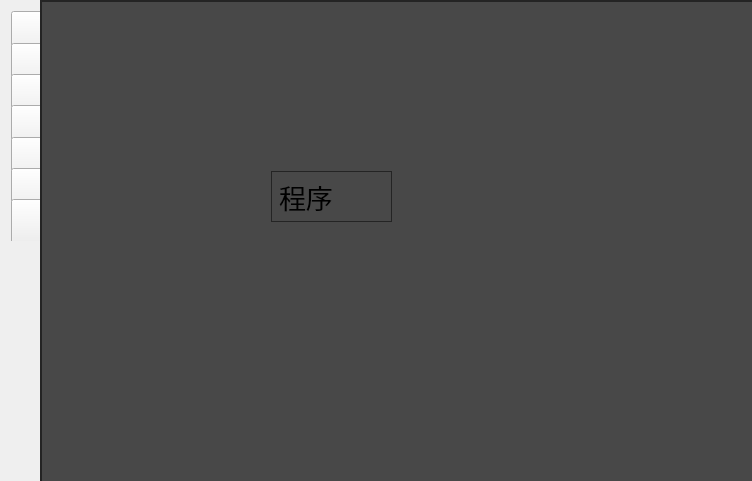
<?xml version="1.0" encoding="UTF-8"?>
<ui version="4.0">
 <class>QToolButtonDemoClass</class>
 <widget class="QWidget" name="QToolButtonDemoClass">
  <property name="geometry">
   <rect>
    <x>0</x>
    <y>0</y>
    <width>752</width>
    <height>481</height>
   </rect>
  </property>
  <property name="windowTitle">
   <string>QToolButtonDemo</string>
  </property>
  <widget class="QWidget" name="layoutWidget">
   <property name="geometry">
    <rect>
     <x>0</x>
     <y>0</y>
     <width>41</width>
     <height>241</height>
    </rect>
   </property>
   <layout class="QVBoxLayout" name="verticalLayout">
    <property name="spacing">
     <number>0</number>
    </property>
    <item>
     <widget class="QToolButton" name="tlbChat">
      <property name="enabled">
       <bool>true</bool>
      </property>
      <property name="minimumSize">
       <size>
        <width>45</width>
        <height>45</height>
       </size>
      </property>
      <property name="maximumSize">
       <size>
        <width>45</width>
        <height>45</height>
       </size>
      </property>
      <property name="font">
       <font>
        <family>微软雅黑</family>
        <pointsize>9</pointsize>
        <weight>50</weight>
        <bold>false</bold>
       </font>
      </property>
      <property name="text">
       <string/>
      </property>
      <property name="icon">
       <iconset>
        <normaloff>:/Image/main_help.png</normaloff>:/Image/main_help.png</iconset>
      </property>
      <property name="iconSize">
       <size>
        <width>45</width>
        <height>45</height>
       </size>
      </property>
      <property name="toolButtonStyle">
       <enum>Qt::ToolButtonTextUnderIcon</enum>
      </property>
     </widget>
    </item>
    <item>
     <widget class="QToolButton" name="tlbDebug">
      <property name="minimumSize">
       <size>
        <width>45</width>
        <height>45</height>
       </size>
      </property>
      <property name="maximumSize">
       <size>
        <width>45</width>
        <height>45</height>
       </size>
      </property>
      <property name="font">
       <font>
        <family>微软雅黑</family>
        <pointsize>9</pointsize>
        <weight>50</weight>
        <bold>false</bold>
       </font>
      </property>
      <property name="text">
       <string/>
      </property>
      <property name="icon">
       <iconset>
        <normaloff>:/Image/main_person.png</normaloff>:/Image/main_person.png</iconset>
      </property>
      <property name="iconSize">
       <size>
        <width>45</width>
        <height>45</height>
       </size>
      </property>
      <property name="toolButtonStyle">
       <enum>Qt::ToolButtonTextUnderIcon</enum>
      </property>
     </widget>
    </item>
    <item>
     <widget class="QToolButton" name="tlbParam">
      <property name="minimumSize">
       <size>
        <width>45</width>
        <height>45</height>
       </size>
      </property>
      <property name="maximumSize">
       <size>
        <width>45</width>
        <height>45</height>
       </size>
      </property>
      <property name="font">
       <font>
        <family>微软雅黑</family>
        <pointsize>9</pointsize>
        <weight>50</weight>
        <bold>false</bold>
       </font>
      </property>
      <property name="text">
       <string/>
      </property>
      <property name="icon">
       <iconset>
        <normaloff>:/Image/main_config.png</normaloff>:/Image/main_config.png</iconset>
      </property>
      <property name="iconSize">
       <size>
        <width>45</width>
        <height>45</height>
       </size>
      </property>
      <property name="toolButtonStyle">
       <enum>Qt::ToolButtonTextUnderIcon</enum>
      </property>
     </widget>
    </item>
    <item>
     <widget class="QToolButton" name="tlbLog">
      <property name="minimumSize">
       <size>
        <width>45</width>
        <height>45</height>
       </size>
      </property>
      <property name="maximumSize">
       <size>
        <width>45</width>
        <height>45</height>
       </size>
      </property>
      <property name="font">
       <font>
        <family>微软雅黑</family>
        <pointsize>9</pointsize>
        <weight>50</weight>
        <bold>false</bold>
       </font>
      </property>
      <property name="text">
       <string/>
      </property>
      <property name="icon">
       <iconset>
        <normaloff>:/Image/main_about.png</normaloff>:/Image/main_about.png</iconset>
      </property>
      <property name="iconSize">
       <size>
        <width>45</width>
        <height>45</height>
       </size>
      </property>
      <property name="toolButtonStyle">
       <enum>Qt::ToolButtonTextUnderIcon</enum>
      </property>
     </widget>
    </item>
    <item>
     <widget class="QToolButton" name="tlbExtern">
      <property name="minimumSize">
       <size>
        <width>45</width>
        <height>45</height>
       </size>
      </property>
      <property name="maximumSize">
       <size>
        <width>45</width>
        <height>45</height>
       </size>
      </property>
      <property name="font">
       <font>
        <family>微软雅黑</family>
        <pointsize>9</pointsize>
        <weight>50</weight>
        <bold>false</bold>
       </font>
      </property>
      <property name="text">
       <string/>
      </property>
      <property name="icon">
       <iconset>
        <normaloff>:/Image/main_exit.png</normaloff>:/Image/main_exit.png</iconset>
      </property>
      <property name="iconSize">
       <size>
        <width>45</width>
        <height>45</height>
       </size>
      </property>
      <property name="toolButtonStyle">
       <enum>Qt::ToolButtonTextUnderIcon</enum>
      </property>
     </widget>
    </item>
    <item>
     <widget class="QToolButton" name="tlbSearch">
      <property name="enabled">
       <bool>true</bool>
      </property>
      <property name="minimumSize">
       <size>
        <width>45</width>
        <height>45</height>
       </size>
      </property>
      <property name="maximumSize">
       <size>
        <width>45</width>
        <height>45</height>
       </size>
      </property>
      <property name="font">
       <font>
        <family>微软雅黑</family>
        <pointsize>9</pointsize>
        <weight>50</weight>
        <bold>false</bold>
       </font>
      </property>
      <property name="text">
       <string/>
      </property>
      <property name="icon">
       <iconset>
        <normaloff>:/Image/main_help.png</normaloff>:/Image/main_help.png</iconset>
      </property>
      <property name="iconSize">
       <size>
        <width>45</width>
        <height>45</height>
       </size>
      </property>
      <property name="toolButtonStyle">
       <enum>Qt::ToolButtonTextUnderIcon</enum>
      </property>
     </widget>
    </item>
    <item>
     <widget class="QToolButton" name="tlbChat_2">
      <property name="enabled">
       <bool>true</bool>
      </property>
      <property name="minimumSize">
       <size>
        <width>45</width>
        <height>45</height>
       </size>
      </property>
      <property name="maximumSize">
       <size>
        <width>45</width>
        <height>45</height>
       </size>
      </property>
      <property name="font">
       <font>
        <family>微软雅黑</family>
        <pointsize>9</pointsize>
        <weight>50</weight>
        <bold>false</bold>
       </font>
      </property>
      <property name="text">
       <string/>
      </property>
      <property name="icon">
       <iconset>
        <normaloff>:/Image/main_help.png</normaloff>:/Image/main_help.png</iconset>
      </property>
      <property name="iconSize">
       <size>
        <width>45</width>
        <height>45</height>
       </size>
      </property>
      <property name="toolButtonStyle">
       <enum>Qt::ToolButtonTextUnderIcon</enum>
      </property>
     </widget>
    </item>
   </layout>
  </widget>
  <widget class="QStackedWidget" name="stackedWidget">
   <property name="geometry">
    <rect>
     <x>40</x>
     <y>0</y>
     <width>721</width>
     <height>501</height>
    </rect>
   </property>
   <property name="styleSheet">
    <string notr="true">QWidget
{
	border:1px solid #242424;
	border-radius:0px;
	background:#484848;
}

QToolButton
{
	border-style:none;
	border:1px solid #242424;
	color:#DCDCDC;
	padding:5px;
	min-height:15px;
	border-radius:5px;
	background:qlineargradient(spread:pad,x1:0,y1:0,x2:0,y2:1,stop:0 #484848,stop:1 #383838);
}

QToolButton:hover
{
	background:qlineargradient(spread:pad,x1:0,y1:0,x2:0,y2:1,stop:0 #646464,stop:1 #525252);
}

QToolButton:pressed
{
	background:qlineargradient(spread:pad,x1:0,y1:0,x2:0,y2:1,stop:0 #484848,stop:1 #383838);
}

QToolButton::menu-indicator
{
	image:None;
}

QToolButton:checked
{
    background-color: qlineargradient(spread:pad,x1:0,y1:0,x2:0,y2:1,stop:0 #FFCC33, stop:1 #FFCC33);
    color:#4D4D4D;
	border-radius:4px;
    border:1px solid #B8B6B6;
}

QMenu 
{
	 border-radius:4px;
	 background-color:rgb(89,87,87); 
	 border: 3px solid rgb(235,110,36);                    
}

QMenu::item 
{          
     border-radius:4px;         
	 font-size: 9pt; 
	 color: rgb(225,225,225); 
	 border: 3px solid rgb(60,60,60);   
	 background-color:rgb(89,87,87);
	 padding:12px 12px;
	 margin:2px 2px;
}
QMenu::item:selected 
{ 
	border-radius:4px;
	background-color:rgb(235,110,36);
}

/*QMenu::item:pressed 
{
	background-color: qlineargradient(spread:pad,x1:0,y1:0,x2:0,y2:1,stop:0 #FFCC33, stop:1 #FFCC33);
    color:#4D4D4D;
	border-radius:4px;
    border:1px solid #B8B6B6;
}*/
</string>
   </property>
   <property name="currentIndex">
    <number>0</number>
   </property>
   <widget class="QWidget" name="page">
    <widget class="QLabel" name="label_9">
     <property name="geometry">
      <rect>
       <x>230</x>
       <y>170</y>
       <width>121</width>
       <height>51</height>
      </rect>
     </property>
     <property name="font">
      <font>
       <family>微软雅黑</family>
       <pointsize>20</pointsize>
       <weight>50</weight>
       <bold>false</bold>
      </font>
     </property>
     <property name="text">
      <string>程序</string>
     </property>
    </widget>
   </widget>
   <widget class="QWidget" name="page_2">
    <widget class="QLabel" name="label_8">
     <property name="geometry">
      <rect>
       <x>230</x>
       <y>160</y>
       <width>121</width>
       <height>51</height>
      </rect>
     </property>
     <property name="font">
      <font>
       <family>微软雅黑</family>
       <pointsize>20</pointsize>
       <weight>50</weight>
       <bold>false</bold>
      </font>
     </property>
     <property name="text">
      <string>调试</string>
     </property>
    </widget>
   </widget>
   <widget class="QWidget" name="page_3">
    <widget class="QLabel" name="label_7">
     <property name="geometry">
      <rect>
       <x>220</x>
       <y>170</y>
       <width>121</width>
       <height>51</height>
      </rect>
     </property>
     <property name="font">
      <font>
       <family>微软雅黑</family>
       <pointsize>20</pointsize>
       <weight>50</weight>
       <bold>false</bold>
      </font>
     </property>
     <property name="text">
      <string>参数</string>
     </property>
    </widget>
   </widget>
   <widget class="QWidget" name="page_4">
    <widget class="QLabel" name="label_6">
     <property name="geometry">
      <rect>
       <x>250</x>
       <y>170</y>
       <width>121</width>
       <height>51</height>
      </rect>
     </property>
     <property name="font">
      <font>
       <family>微软雅黑</family>
       <pointsize>20</pointsize>
       <weight>50</weight>
       <bold>false</bold>
      </font>
     </property>
     <property name="text">
      <string>日志</string>
     </property>
    </widget>
   </widget>
   <widget class="QWidget" name="page_5">
    <widget class="QLabel" name="label_5">
     <property name="geometry">
      <rect>
       <x>250</x>
       <y>180</y>
       <width>121</width>
       <height>51</height>
      </rect>
     </property>
     <property name="font">
      <font>
       <family>微软雅黑</family>
       <pointsize>20</pointsize>
       <weight>50</weight>
       <bold>false</bold>
      </font>
     </property>
     <property name="text">
      <string>拓展</string>
     </property>
    </widget>
   </widget>
  </widget>
 </widget>
 <layoutdefault spacing="6" margin="11"/>
 <resources/>
 <connections/>
</ui>
